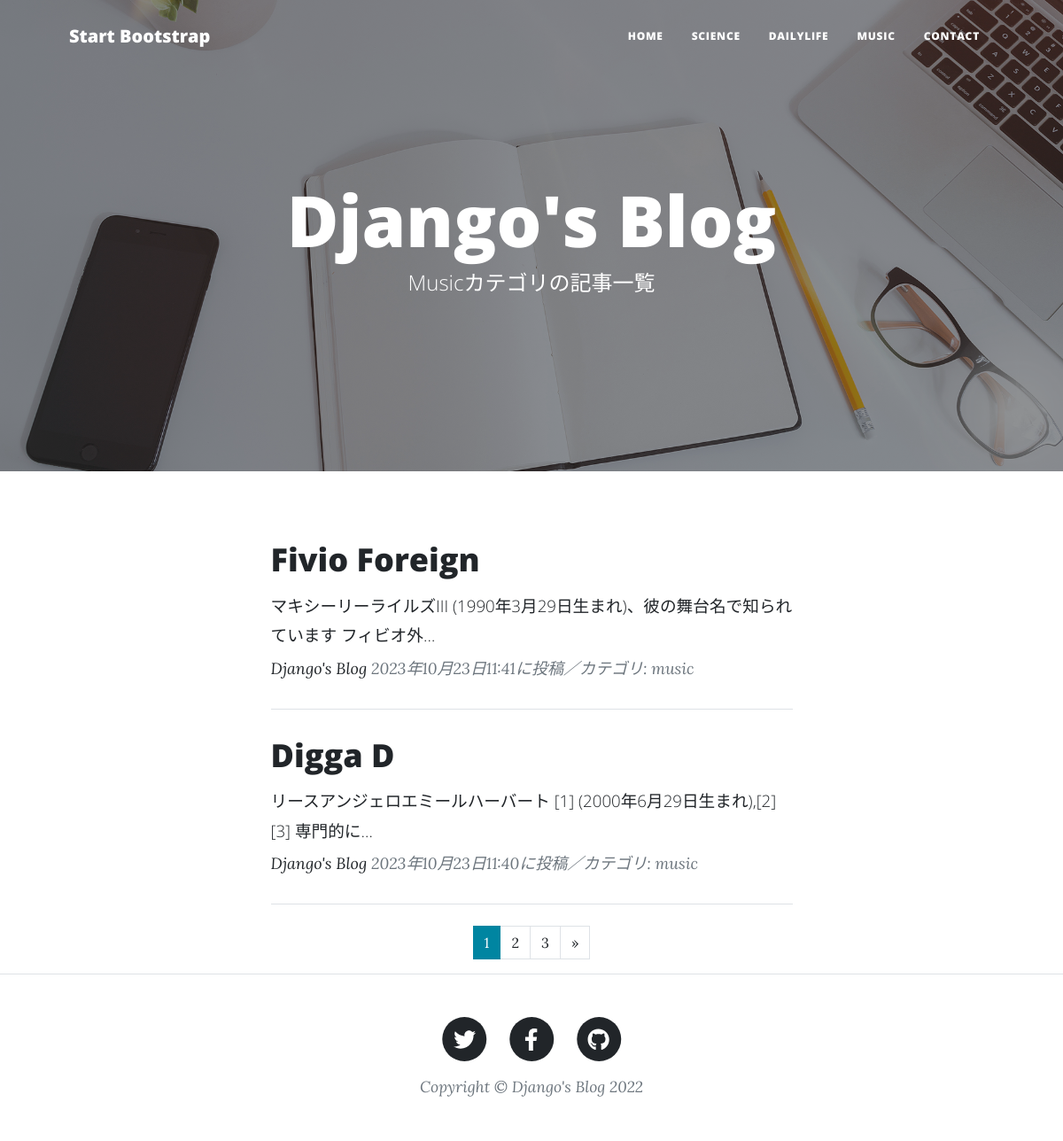
/music-list/, run on the app's committed database.
### blogapp/models.py (models this page shows, shortened)
class BlogPost(models.Model):
    CATEGORY = (('science', '科学のこと'),
                ('dailylifi', '日常のこと'),
                ('music', '音楽のこと'))
    title = models.CharField(
        verbose_name = 'タイトル', #フィールドのタイトル
        max_length = 200 #最大文字数は200
    )
    content = models.TextField(
        verbose_name = '本文' #フィールドのタイトル
    )
    posted_at = models.DateTimeField(
        verbose_name = '投稿日時', #フィールドのタイトル
        auto_now_add = True #日時を自動追加
    )
    category = models.CharField(
        verbose_name = 'カテゴリ', #フィールドのタイトル
        max_length = 50, #最大も字数は50
        choices = CATEGORY #categoryフィールドにはCATEGORYの要素のみを登録
    )

### blogapp/views.py (the view)
class MusicView(ListView):
    template_name = 'music_list.html'
    model = BlogPost
    context_object_name = 'music_records'
    queryset = BlogPost.objects.filter(
        category = 'music').order_by('-posted_at')
    paginate_by = 2

### blogapp/templates/music_list.html (shortened to what this page needs)
{% extends 'base.html' %}
{% load static %}
        {% block header %}
        <header class="masthead" style="background-image: url({% static 'assets/img/home-bg.jpg' %})">
            <div class="container position-relative px-4 px-lg-5">
                <div class="row gx-4 gx-lg-5 justify-content-center">
                    <div class="col-md-10 col-lg-8 col-xl-7">
                        <div class="site-heading">
                            <h1>Django's Blog</h1>
                            <span class="subheading">Musicカテゴリの記事一覧</span>
                        </div>
                    </div>
                </div>
            </div>
        </header>
        {% endblock %}
        {% block contents %}
        <div class="container px-4 px-lg-5">
            <div class="row gx-4 gx-lg-5 justify-content-center">
                <div class="col-md-10 col-lg-8 col-xl-7">
                    {% for record in music_records %}
                    <div class="post-preview">
                        <a href="{% url 'blogapp:blog_detail' record.pk %}">
                            <h2 class="post-title">
                                {{record.title}}</h2>
                            <h3 class = 'post-subtitle'>
                                <span style = 'font-size : 14pt'>
                                {{record.content|truncatechars:50}}
                                </span>
                            </h3>
                        </a>
                        <p class="post-meta">
                            <a href="#">Django's Blog</a>
                            {{record.posted_at}}に投稿／カテゴリ:
                            {{record.category}}</p>
                    </div>
                    <hr class="my-4" />
                    {% endfor %}
                    {% include 'pagenation.html' %}
                </div>
            </div>
        </div>
        {% endblock %}

### data on the page
BlogPost: title "Fivio Foreign", content "マキシーリーライルズIII (1990年3月29日生まれ)、彼の舞台名で知られています フィビオ外…", posted_at "2023年10月23日11:41", category "music"
BlogPost: title "Digga D", content "リースアンジェロエミールハーバート [1] (2000年6月29日生まれ),[2][3] 専門的に…", posted_at "2023年10月23日11:40", category "music"

### other printed values
{{ num }} "1"
{{ num }} "2" "3"
